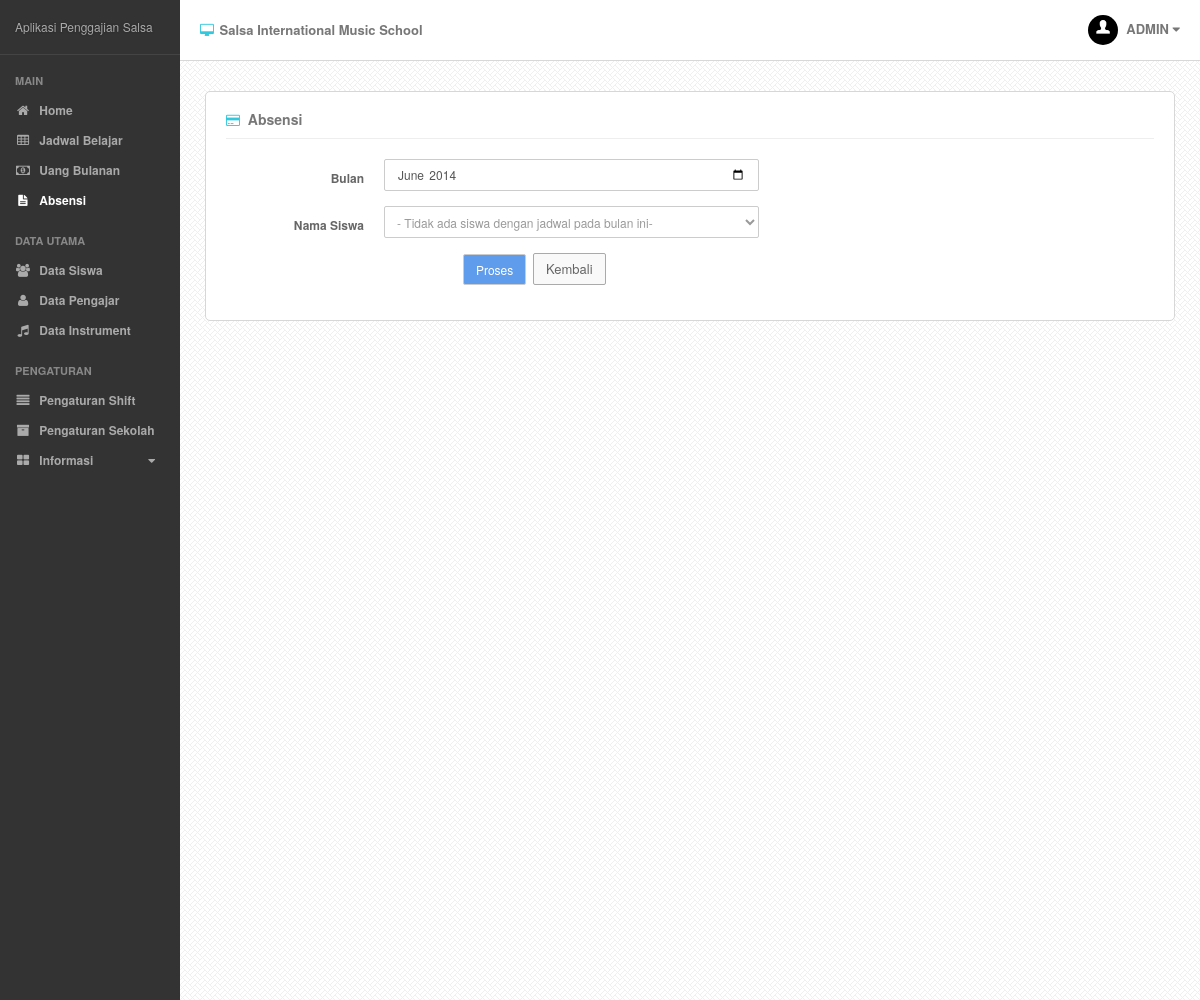
The app's page /?p=absensi (signed in), older data.
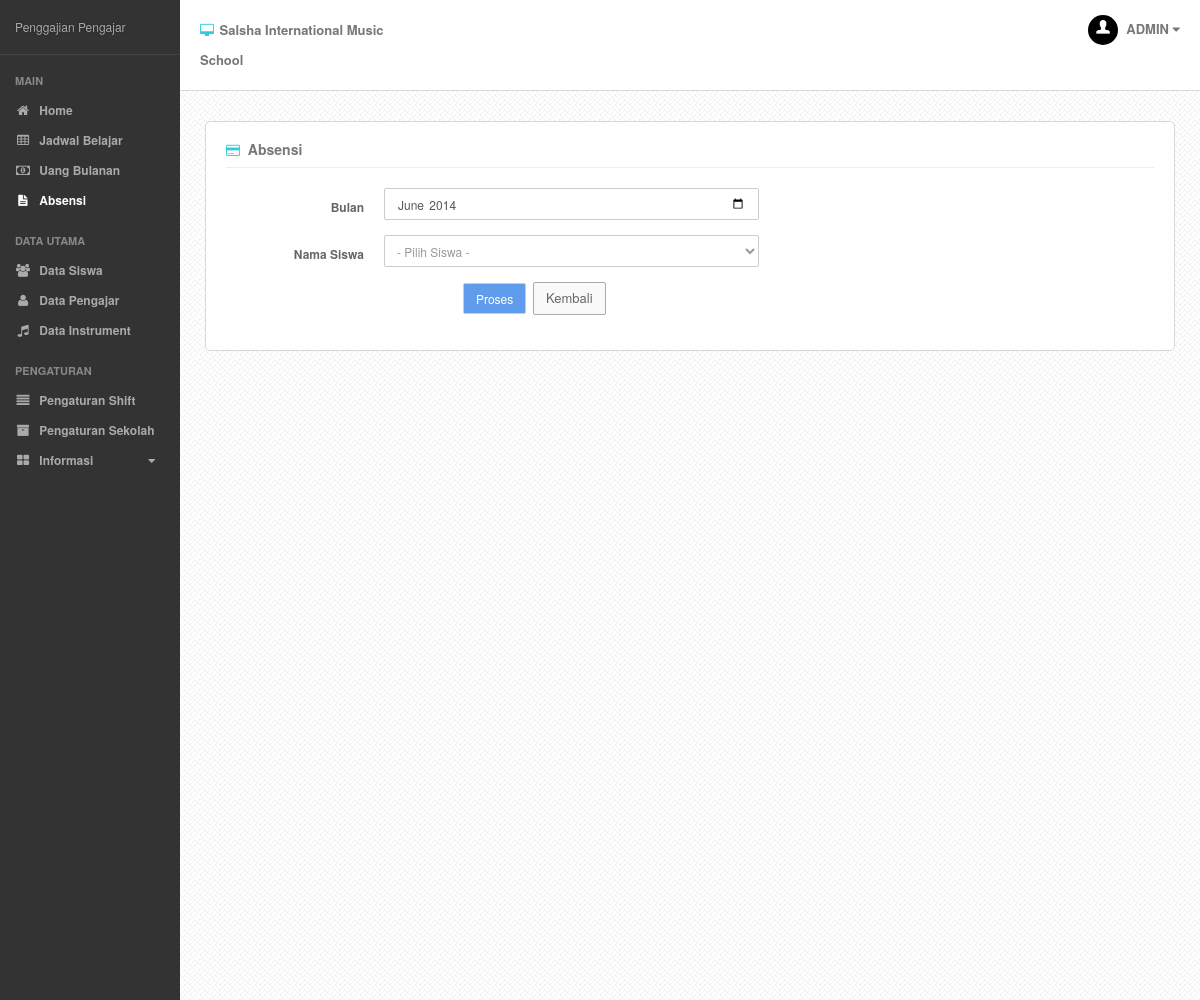
The same page, newer data.
### tables this page shows
CREATE TABLE IF NOT EXISTS `setting` (
  `nama_setting` varchar(20) NOT NULL DEFAULT '',
  `value` varchar(50) DEFAULT NULL,
  PRIMARY KEY (`nama_setting`)
);

### index.php (called while the page is built, shortened)
<?php
require('content/classes/mainClass.php');
$webApp = new webApp();
$webApp->createWebApp();
?>

### content/fungsi.php (called while the page is built, shortened)
<?php
	function getMonth($tgl){
		$tgl = explode('-', $tgl);
		return $tgl[0]."-".$tgl[1];
	}
?>

### content/classes/absensiClass.php (called while the page is built, shortened)
<?php
	class absensi extends dbController{
		public function getSiswa() {
			$sql = "SELECT q.id_siswa, q.nama_siswa, p.nama_instrument FROM siswa q LEFT JOIN instrument p ON q.id_instrument = p.id_instrument LEFT JOIN jadwal r ON r.id_siswa = q.id_siswa WHERE r.id_siswa = q.id_siswa AND id_tingkat != 5 ORDER BY nama_siswa ASC";
			$query = mysqli_query($this->conn, $sql) or die(mysqli_error($this->conn));
			$num_results = mysqli_num_rows($query);
			if ($num_results > 0){
				$i=0;
				while ($row = mysqli_fetch_array($query)){
					$dataSiswa[$i]['id_siswa'] = $row[0];
					$dataSiswa[$i]['nama_siswa'] = $row[1];
					$dataSiswa[$i]['nama_instrument'] = $row[2];
					$i++;
				}
			}else{
				$dataSiswa = null;
			}
			return $dataSiswa;
		}
	}
?>

### content/view/page/absensi.php (the view, shortened to what the changed rows need)
<?php
$tanggal = date('Y-m-d');
require_once ('content/classes/absensiClass.php');
require_once ('content/fungsi.php');
$absensi= new absensi();
$dataSiswa= $absensi->getSiswa();
$month = getMonth($tanggal);
?>
<div class="page-content">
	<div class="single-head">
		<h3 class="pull-left"><i class="fa fa-credit-card lblue"></i> Absensi
		</h3>
		<div class="clearfix"></div>
	</div>
	<?php
	if(isset($_POST['month'])&&isset($_POST['siswa'])){
		$cekAbsensi = $absensi->cekAbsensi($_POST['month'], $_POST['siswa']);
		if($cekAbsensi === null){
				$cekJadwal = $absensi->cekJadwal($_POST['siswa']);
				if($cekJadwal == null){
					echo "ERROR";
				}
				else {
					$i=1;
					foreach ($cekJadwal as $data) {
						echo "<p>Jadwal : ".$data['nama_hari'].", ".regenerateJam($data['jam_mulai'])." - ".regenerateJam($data['jam_akhir'])."</p>";
						echo "<p>Nama Siswa : ".$data['nama_siswa']."</p>";
						echo "<p>Nama Pengajar : ".$data['nama_pengajar']."</p>";
						echo "<form class='form-horizontal' role='form' action='content/proses.php?act=saveAbsen' method='post'>"
							."<input type='hidden' id='bln' name='bln' class='form-control' type='text' value='".$_POST['month']."-01' required/>"
							."<input type='hidden' id='idsiswa' name='idsiswa' class='form-control' type='text' value='".$data['id_siswa']."' required/>"
							."<input type='hidden' id='idpengajar' name='idpengajar' class='form-control' type='text' value='".$data['id_pengajar']."' required/>"
							."<div class='form-group'>"
							."<label for='jumlah' class='control-label col-lg-2'>Jumlah Pertemuan</label>"
							."<div class='col-lg-2'>"
							."	<input type='number' id='jumlah' name='jumlah' class='form-control' type='text' required/>"
							."</div>"
							."</div>"
							."<div class='form-group'>"
							."<label for='name' class='control-label col-lg-2'>Hadir siswa</label>"
							."<div class='col-lg-2'>"
							."	<input id='siswa' name='siswa' class='form-control' type='number' required/>"
							."</div>"
							."</div>"
							."<div class='form-group'>"
							."<label for='name' class='control-label col-lg-2'>Hadir Pengajar</label>"
							."<div class='col-lg-2'>"
							."	<input id='pengajar' name='pengajar' class='form-control' type='number' required/>"
							."</div>"
							."</div>";
						echo "<div class='form-group'>"
							."<div class='col-lg-offset-3 col-lg-9'>"
							."<input type='submit' class='btn btn-primary submit' value='Simpan'></input>&nbsp;"
							."<a href='?p=absensi'><button type='button' class='btn btn-default'>Batal</button></a>"
							."</div>"
							."</div>"
							."</form>";
					}
				}
			}
		else {
			$i=1;
			foreach ($cekAbsensi as $data) {
				echo "<p>Jadwal : ".$data['nama_hari'].", ".regenerateJam($data['jam_mulai'])." - ".regenerateJam($data['jam_akhir'])."</p>";
				echo "<p>Nama Siswa : ".$data['nama_siswa']."</p>";
				echo "<p>Nama Pengajar : ".$data['nama_pengajar']."</p>";
				echo "<form class='form-horizontal' role='form' action='content/proses.php?act=editAbsen' method='post'>"
					."<input type='hidden' id='idabsen' name='idabsen' class='form-control' type='text' value='".md5($data['id_absen'])."' required/>"
					."<div class='form-group'>"
					."<label for='jumlah' class='control-label col-lg-2'>Jumlah Pertemuan</label>"
					."<div class='col-lg-2'>"
					."	<input type='number' id='jumlah' name='jumlah' class='form-control' type='text' value='".$data['jumlah']."' required/>"
					."</div>"
					."</div>"
					."<div class='form-group'>"
					."<label for='name' class='control-label col-lg-2'>Hadir siswa</label>"
					."<div class='col-lg-2'>"
					."	<input type='number' id='siswa' name='siswa' class='form-control' type='text' value='".$data['hadir_siswa']."' required/>"
					."</div>"
					."</div>"
					."<div class='form-group'>"
					."<label for='name' class='control-label col-lg-2'>Hadir Pengajar</label>"
					."<div class='col-lg-2'>"
					."	<input type='number' id='pengajar' name='pengajar' class='form-control' type='text' value='".$data['hadir_pengajar']."' required/>"
					."</div>"
					."</div>";
				echo "<div class='form-group'>"
					."<div class='col-lg-offset-3 col-lg-9'>"
					."<input type='submit' class='btn btn-primary submit' value='Simpan'></input>&nbsp;"
					."<a href='?p=absensi'><button type='button' class='btn btn-default'>Kembali</button></a>"
					."</div>"
					."</div>"
					."</form>";
			$i++;
			}
		}
	}
	else if(!isset($_GET['siswa']) || !isset($_GET['bln'])){
		?>
			<div class="page-form">
				<form class="form-horizontal" role="form" action="" method="post">
					<div class="form-group">
						<label for="telp" class="control-label col-lg-2">Bulan </label>
						<div class="col-lg-5">
							<input type="month" id="month" name="month" class="form-control" type="text" value="<?php echo $month?>"/>
						</div>
					</div>
					<div class="form-group">
						<label for="name" class="control-label col-lg-2">Nama Siswa</label>
						<div class="col-lg-5">
							<select id="siswa" name="siswa" class="form-control">
								<?php
									if($dataSiswa === null){
										echo"<option>- Tidak ada siswa dengan jadwal pada bulan ini-</option>";
									}
									else {
										echo"<option value='0'>- Pilih Siswa -</option>";
									}
								?>
								</select>
						</div>
					</div>
					<div class="form-group">
						<div class="col-lg-offset-3 col-lg-9">
							<input type="submit" class="btn btn-primary submit" value="Proses"></input>&nbsp;
							<a href="./"><button type="button" class="btn btn-default">Kembali</button></a>
						</div>
					</div>
				</form>
			</div>
		<?php
	}
	?>
</div>

### content/view/layout.php (shortened to what the changed rows need)
<!DOCTYPE html>
<html>
	<head>
		<link href="css/bootstrap.min.css" rel="stylesheet">
		<link href="css/font-awesome.min.css" rel="stylesheet">
		<link href="css/less-style.css" rel="stylesheet">
		<link href="css/bootstrap-timepicker.min.css" rel="stylesheet">
		<link href="css/style.css" rel="stylesheet">
	</head>
	<body>
	<?php
		$webApp = new webApp();
		$setting = new settingApps();
    ?>
		<div class="outer">
			<div class="sidebar">
				<div class="sidey">
					<div class="logo">
						<?php echo $setting->loadSetting('judul')?>
					</div>
					<div class="side-nav">
					</div>
				</div>
			</div>
			<div class="mainbar">
				<div class="main-head">
					<div class="container">
						<div class="row">
							<div class="col-md-3 col-sm-4 col-xs-6">
								<h2><i class="fa fa-desktop lblue"></i> <?php echo $setting->loadSetting('nama')?></h2>
							</div>
							<div class="col-md-3 col-sm-4 col-xs-6">
							</div>
							<div class="col-md-3 col-sm-4 hidden-xs">
							</div>
							<div class="col-md-3 hidden-sm hidden-xs">
								<div class="head-user dropdown pull-right">
									<a href="#" data-toggle="dropdown" id="profile">
										<img src="img/user.jpg" alt="" class="img-responsive img-circle"/>
										<?php
										if(isset($_SESSION['usernya'])){
											echo strtoupper($_SESSION['usernya']);
										}
										?>
										<i class="fa fa-caret-down"></i>
									</a>
								</div>
								<div class="clearfix"></div>
							</div>
						</div>
					</div>
				</div>
				<div class="main-content">
					<div class="container">
						<?php
							$webApp->loadContent();
						?>
					</div>
				</div>
			</div>
		</div>
	</body>
</html>

Row changes from the older to the newer data that the page shows:
changed setting: value "Aplikasi Penggajian Salsa" → "Penggajian Pengajar"
changed setting: value "Salsa International Music School" → "Salsha International Music School"
Text that changed along with them:
form field siswa: "- Tidak ada siswa dengan jadwal pada bulan ini-" → "- Pilih Siswa -"
